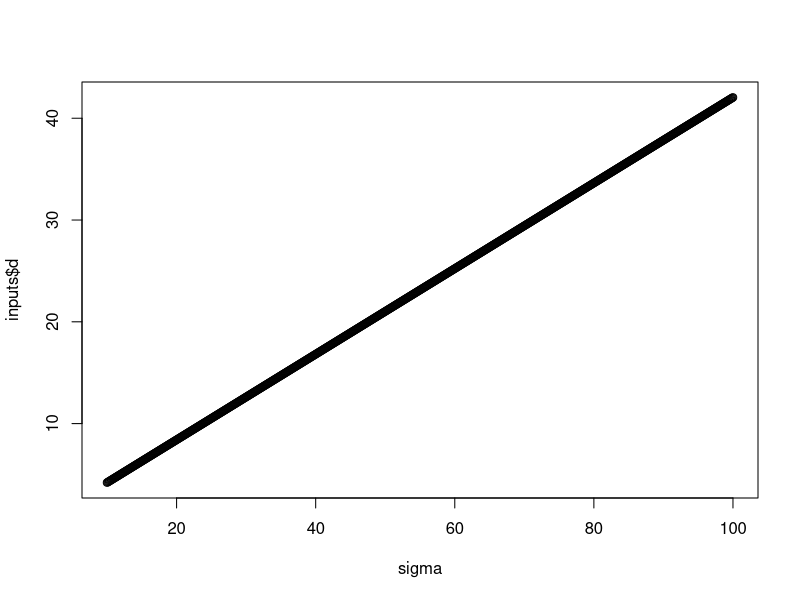

The R source for this figure:
###########################
# Chapter 4 Problem 1

# To within 500 trees

N = 1000
sigma2 = 45
d = 500
alpha = 0.05
z = qnorm(1-0.05/2)
n = 1/(d^2/(N^2*z^2*sigma2)+(1/N))

# 408.79
n


# To within 1000 trees

d = 1000
n = 1/(d^2/(N^2*z^2*sigma2)+(1/N))

# 147.38
n


# To within 2000 trees

d = 2000
n = 1/(d^2/(N^2*z^2*sigma2)+(1/N))

# 41.42
n

###########################

#Problem from class

# Solve for d when
# N = number of areas in a lake with bass = 200
# Abs. difference (d) is 10
# 95% confidence, $\alpha = 0.05$
# sigma^2 could range from 10 to 200

N = 200
n = 10
z = qnorm(1-alpha/2)
sigma = seq(10,100,by=0.1)
sigma2=sigma^2

inputs= expand.grid(n,sigma2,z,N)
colnames(inputs)=c("n","sigma2","z","N")
inputs$z = z
inputs$N = N

# Create function to solve for d

# d = sqrt((z^2*sigma2)/n - (z^2*sigma2)/N)

d.fn = function(inputs){
  sqrt( ((inputs[3]*inputs[2])/inputs[1]) - ((inputs[3]^2*inputs[2])/inputs[4]))
  
}

d = apply(inputs,1,d.fn)
inputs$d=d

head(inputs)

#worse case for d is 42.05 or 42
max(inputs$d)

plot(sigma,inputs$d)


